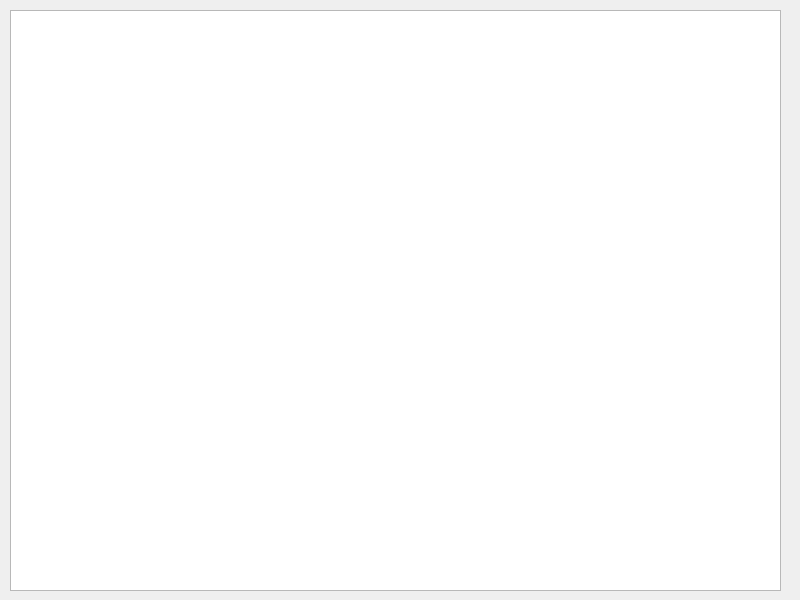
<?xml version="1.0" encoding="UTF-8"?>
<ui version="4.0">
 <class>Widget</class>
 <widget class="QWidget" name="Widget">
  <property name="geometry">
   <rect>
    <x>0</x>
    <y>0</y>
    <width>800</width>
    <height>600</height>
   </rect>
  </property>
  <property name="windowTitle">
   <string>Widget</string>
  </property>
  <widget class="QListWidget" name="listWidget">
   <property name="geometry">
    <rect>
     <x>10</x>
     <y>10</y>
     <width>771</width>
     <height>581</height>
    </rect>
   </property>
  </widget>
 </widget>
 <resources/>
 <connections/>
</ui>
